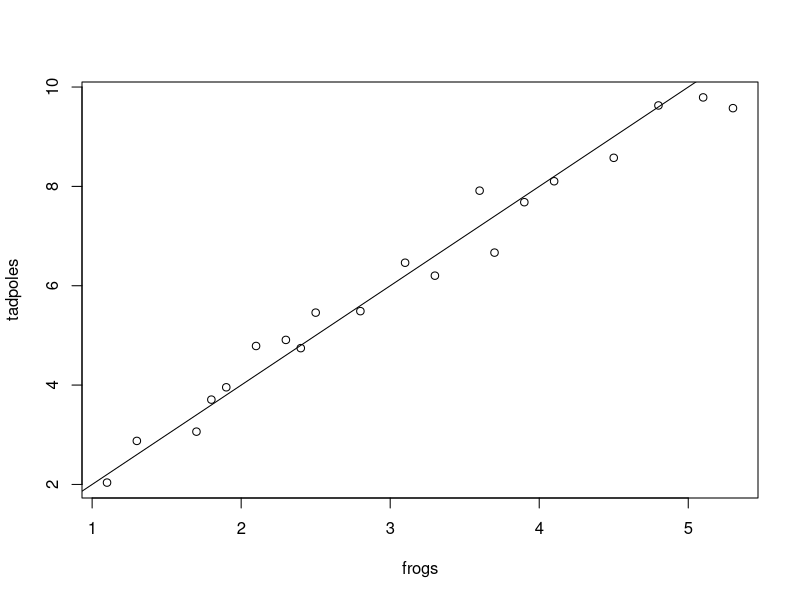
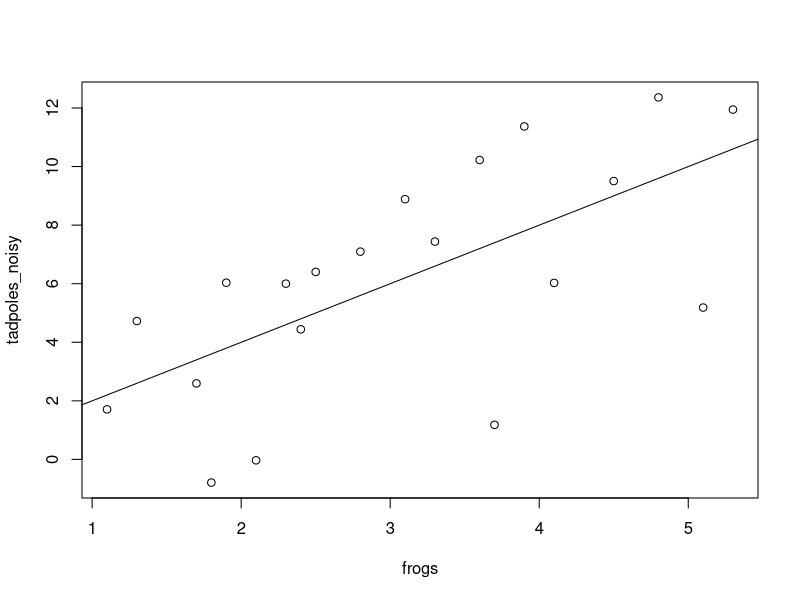

Write R code to recreate these figures, in order.
2*8
sqrt(25)
x <- sqrt(36)
x
?sqrt
example(sqrt)
help.search("correlation")
#below demonstrates noise and signal
frogs <- c(1.1, 1.3, 1.7, 1.8, 1.9, 2.1, 2.3, 2.4, 2.5, 2.8, 3.1, 3.3, 3.6, 3.7, 3.9, 4.1, 4.5, 4.8, 5.1, 5.3)
set.seed(101)
tadpoles <- rnorm(n = 20,
                  mean = 2 * frogs,
                  sd = 0.5)
plot(x = frogs, y = tadpoles)
abline (a = 0, b = 2)
tadpoles_noisy <- rnorm(20, 2 * frogs, sd = 3)
plot (frogs, tadpoles_noisy)
abline(a = 0, b = 2)
#nested function below - linear model of tadpoles against frogs - coefficient gives coefficient of relationships
coef(lm(tadpoles ~ frogs))
coef(lm(tadpoles_noisy ~ frogs))
confint(lm(tadpoles ~ frogs))
#replicate the simulation 1000 times
slopes_clean <- replicate (1000,
coef(lm(rnorm(20, 2 * frogs, sd = 0.5) ~ frogs))[2])

slopes_noisy <- replicate (1000,
coef(lm(rnorm(20, 2 * frogs, sd = 3) ~ frogs))[2])
slopes_clean
#get summary values - shows that when noise is higher we need more data
mean(slopes_clean)
mean(slopes_noisy)
sd(slopes_clean)
sd(slopes_noisy)
#summarize and test
mean (tadpoles)
summary (tadpoles)
cor(frogs, tadpoles)
cor.test(frogs, tadpoles)
#run it again, different random draw - simulates demographic stochasticity
set.seed(202)
tadpoles2 <- rnorm(20, 2 * frogs, sd = 0.5)
cor(frogs, tadpoles2)
